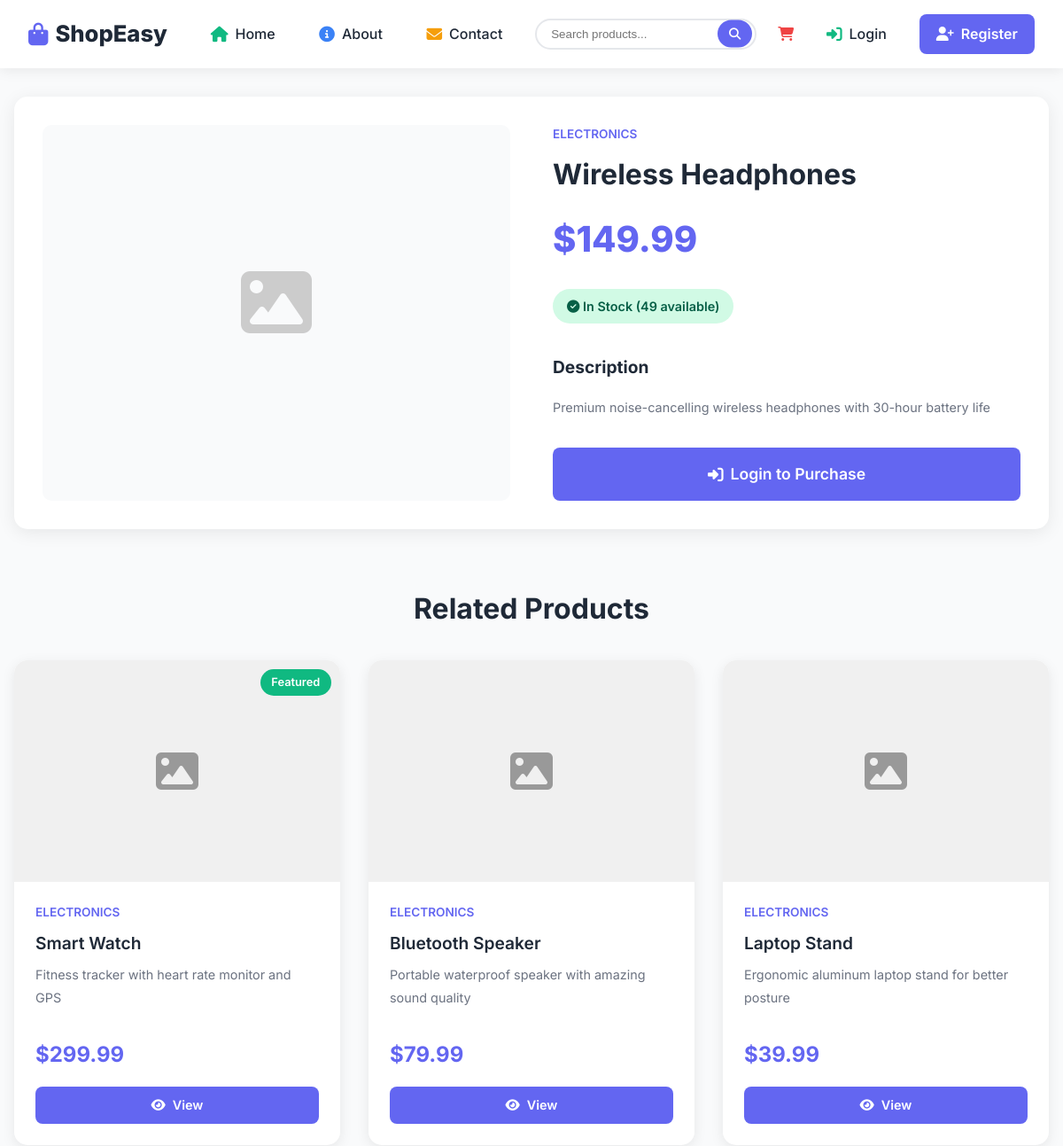
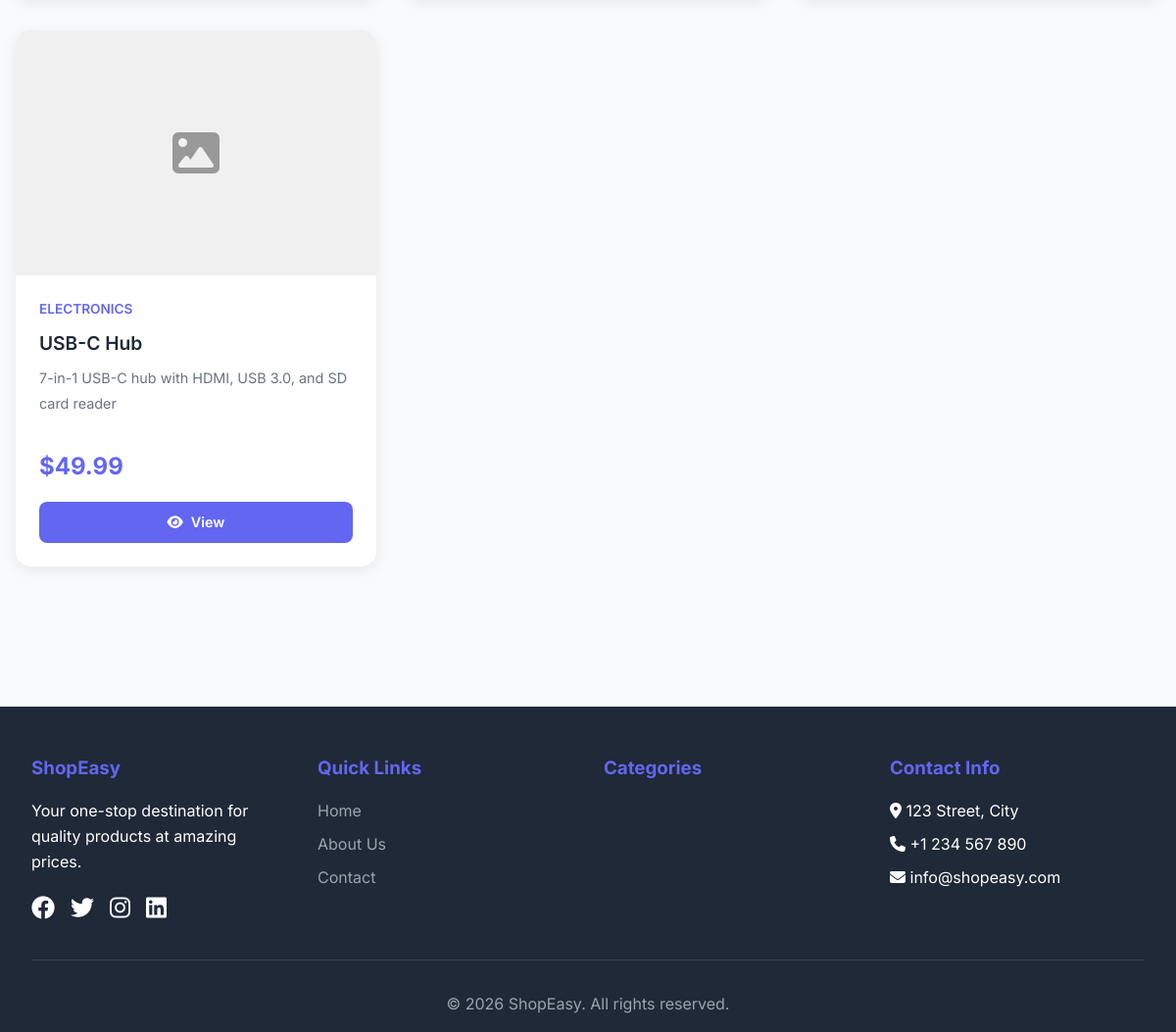
The page /product/6/ on the database its author committed (2 pictures, top to bottom).
### myApp/models.py (models this page shows, shortened)
class Product(models.Model):
    name = models.CharField(max_length=200)
    description = models.TextField()
    price = models.DecimalField(max_digits=10, decimal_places=2)
    category = models.ForeignKey(Category, on_delete=models.CASCADE, related_name='products', null=True, blank=True)
    image = models.ImageField(upload_to='products/', blank=True, null=True)
    stock = models.IntegerField(default=0)
    featured = models.BooleanField(default=False)
    created_at = models.DateTimeField(auto_now_add=True)

class Category(models.Model):
    name = models.CharField(max_length=100)
    description = models.TextField(blank=True, null=True)
    class Meta:
        verbose_name_plural = "Categories"

### myApp/views.py (the view)
# urls.py: path('product/<int:product_id>/', views.product_detail, name='product_detail'),
def product_detail(request, product_id):
    product = get_object_or_404(Product, id=product_id)
    related_products = Product.objects.filter(category=product.category).exclude(id=product_id)[:4]
    in_wishlist = False
    if request.user.is_authenticated:
        in_wishlist = Wishlist.objects.filter(user=request.user, product=product).exists()
    return render(request, 'product.html', {
        'product': product,
        'related_products': related_products,
        'in_wishlist': in_wishlist
    })

### myApp/templates/product.html (shortened to what this page needs)
{% extends 'base.html' %}
{% load static %}
{% block content %}
<div class="container">
    <div class="product-detail-container">
        <div class="product-detail-grid">
            <div class="product-detail-image">
                {% if product.image %}
                <img src="{{ product.image.url }}" alt="{{ product.name }}">
                {% else %}
                <div class="no-image">
                    <i class="fas fa-image fa-5x"></i>
                </div>
                {% endif %}
            </div>
            <div class="product-detail-info">
                <div class="product-category">{{ product.category.name }}</div>
                <h1 class="product-detail-title">{{ product.name }}</h1>
                <div class="product-detail-price">${{ product.price }}</div>
                <div class="product-stock-info">
                    {% if product.stock > 10 %}
                    <span class="stock-badge in-stock">
                        <i class="fas fa-check-circle"></i> In Stock ({{ product.stock }} available)
                    </span>
                    {% elif product.stock > 0 %}
                    <span class="stock-badge low-stock">
                        <i class="fas fa-exclamation-circle"></i> Low Stock ({{ product.stock }} left)
                    </span>
                    {% else %}
                    <span class="stock-badge out-of-stock">
                        <i class="fas fa-times-circle"></i> Out of Stock
                    </span>
                    {% endif %}
                </div>
                <div class="product-description">
                    <h3>Description</h3>
                    <p>{{ product.description }}</p>
                </div>
                <div class="product-actions-detail">
                    {% if user.is_authenticated %}
                        {% if product.stock > 0 %}
                        <a href="{% url 'add_to_cart' product.id %}" class="btn btn-primary btn-large">
                            <i class="fas fa-cart-plus"></i> Add to Cart
                        </a>
                        {% else %}
                        <button class="btn btn-secondary btn-large" disabled>
                            <i class="fas fa-times-circle"></i> Out of Stock
                        </button>
                        {% endif %}
                        {% if in_wishlist %}
                        <a href="{% url 'remove_from_wishlist' product.id %}" class="btn btn-secondary">
                            <i class="fas fa-heart"></i> Remove from Wishlist
                        </a>
                        {% else %}
                        <a href="{% url 'add_to_wishlist' product.id %}" class="btn btn-secondary">
                            <i class="far fa-heart"></i> Add to Wishlist
                        </a>
                        {% endif %}
                    {% else %}
                    <a href="{% url 'login' %}?next={{ request.path }}" class="btn btn-primary btn-large">
                        <i class="fas fa-sign-in-alt"></i> Login to Purchase
                    </a>
                    {% endif %}
                </div>
            </div>
        </div>
    </div>
    {% if related_products %}
    <div class="related-products">
        <div class="section-title">
            <h2>Related Products</h2>
        </div>
        <div class="product-grid">
            {% for product in related_products %}
            <div class="product-card">
                {% if product.featured %}
                <div class="product-badge">Featured</div>
                {% endif %}
                <div class="product-image">
                    {% if product.image %}
                    <img src="{{ product.image.url }}" alt="{{ product.name }}">
                    {% else %}
                    <div style="background: #f0f0f0; height: 100%; display: flex; align-items: center; justify-content: center; color: #999;">
                        <i class="fas fa-image fa-3x"></i>
                    </div>
                    {% endif %}
                </div>
                <div class="product-info">
                    <div class="product-category">{{ product.category.name }}</div>
                    <h3 class="product-title">{{ product.name }}</h3>
                    <p class="product-description">{{ product.description|truncatechars:80 }}</p>
                    <div class="product-price">${{ product.price }}</div>
                    <div class="product-actions">
                        <a href="{% url 'product_detail' product.id %}" class="btn btn-primary">
                            <i class="fas fa-eye"></i> View
                        </a>
                    </div>
                </div>
            </div>
            {% endfor %}
        </div>
    </div>
    {% endif %}
</div>
{% endblock %}

### myApp/static/css/style.css (style rules this page uses)
* { margin: 0; padding: 0; box-sizing: border-box; }
:root { --primary: #6366f1; --primary-dark: #4f46e5; --secondary: #10b981; --danger: #ef4444; --warning: #f59e0b; --dark: #1f2937; --light: #f9fafb; --gray: #6b7280; --border: #e5e7eb; }
body { font-family: 'Inter', -apple-system, BlinkMacSystemFont, 'Segoe UI', sans-serif; line-height: 1.6; color: var(--dark); background: var(--light); }
.container { max-width: 1200px; margin: 0 auto; padding: 2rem 1rem; }
.section-title { text-align: center; margin-bottom: 2rem; }
.section-title h2 { font-size: 2rem; font-weight: 700; color: var(--dark); }
.product-grid { display: grid; grid-template-columns: repeat(auto-fill, minmax(280px, 1fr)); gap: 2rem; margin-bottom: 3rem; }
.product-card { background: white; border-radius: 15px; overflow: hidden; box-shadow: 0 4px 15px rgba(0,0,0,0.08); transition: all 0.3s ease; position: relative; }
.product-badge { position: absolute; top: 10px; right: 10px; background: var(--secondary); color: white; padding: 0.3rem 0.8rem; border-radius: 50px; font-size: 0.8rem; font-weight: 600; z-index: 10; }
.product-image { height: 250px; overflow: hidden; background: var(--light); }
.product-info { padding: 1.5rem; }
.product-category { color: var(--primary); font-size: 0.85rem; font-weight: 600; text-transform: uppercase; margin-bottom: 0.5rem; }
.product-title { font-size: 1.2rem; font-weight: 600; margin-bottom: 0.5rem; color: var(--dark); }
.product-description { color: var(--gray); font-size: 0.9rem; margin-bottom: 1rem; }
.product-price { font-size: 1.5rem; font-weight: 700; color: var(--primary); margin-bottom: 1rem; }
.product-actions { display: flex; gap: 0.5rem; }
.product-actions .btn { font-size: 0.9rem; padding: 0.6rem 1rem; }
.btn { padding: 0.7rem 1.2rem; border: none; border-radius: 8px; font-weight: 600; cursor: pointer; text-decoration: none; display: inline-flex; align-items: center; gap: 0.5rem; transition: all 0.3s ease; flex: 1; justify-content: center; }
.btn-primary { background: var(--primary); color: white; }
.product-card { animation: scaleIn 0.5s ease; animation-fill-mode: both; }
.product-card:nth-child(1) { animation-delay: 0.1s; }
.product-card:nth-child(2) { animation-delay: 0.2s; }
.product-card:nth-child(3) { animation-delay: 0.3s; }
.product-card:nth-child(4) { animation-delay: 0.4s; }
.section-title { animation: slideInLeft 0.8s ease; }

### myApp/templates/product.html (style rules this page uses)
.product-detail-container { background: white; border-radius: 15px; padding: 2rem; box-shadow: 0 4px 20px rgba(0,0,0,0.08); margin-bottom: 3rem; }
.product-detail-grid { display: grid; grid-template-columns: 1fr 1fr; gap: 3rem; }
.product-detail-image { border-radius: 10px; overflow: hidden; background: var(--light); }
.no-image { height: 400px; display: flex; align-items: center; justify-content: center; color: #ccc; }
.product-detail-title { font-size: 2rem; font-weight: 700; margin-bottom: 1rem; color: var(--dark); }
.product-detail-price { font-size: 2.5rem; font-weight: 800; color: var(--primary); margin-bottom: 1.5rem; }
.product-stock-info { margin-bottom: 2rem; }
.stock-badge { display: inline-block; padding: 0.5rem 1rem; border-radius: 50px; font-weight: 600; font-size: 0.9rem; }
.in-stock { background: #d1fae5; color: #065f46; }
.product-description { margin-bottom: 2rem; line-height: 1.8; }
.product-description h3 { font-size: 1.2rem; margin-bottom: 1rem; color: var(--dark); }
.product-actions-detail { display: flex; gap: 1rem; flex-wrap: wrap; }
.btn-large { padding: 1rem 2rem; font-size: 1.1rem; }
.related-products { margin-top: 4rem; }

### rows shown on the page
Product: category.name "ELECTRONICS", name "Wireless Headphones", price "149.99", stock "49", description "Premium noise-cancelling wireless headphones with 30-hour battery life"
Product: featured "Featured", category.name "ELECTRONICS", name "Smart Watch", description "Fitness tracker with heart rate monitor and GPS", price "299.99"
Product: category.name "ELECTRONICS", name "Bluetooth Speaker", description "Portable waterproof speaker with amazing sound quality", price "79.99"
Product: category.name "ELECTRONICS", name "Laptop Stand", description "Ergonomic aluminum laptop stand for better posture", price "39.99"
Product: category.name "ELECTRONICS", name "USB-C Hub", description "7-in-1 USB-C hub with HDMI, USB 3.0, and SD card reader", price "49.99"
